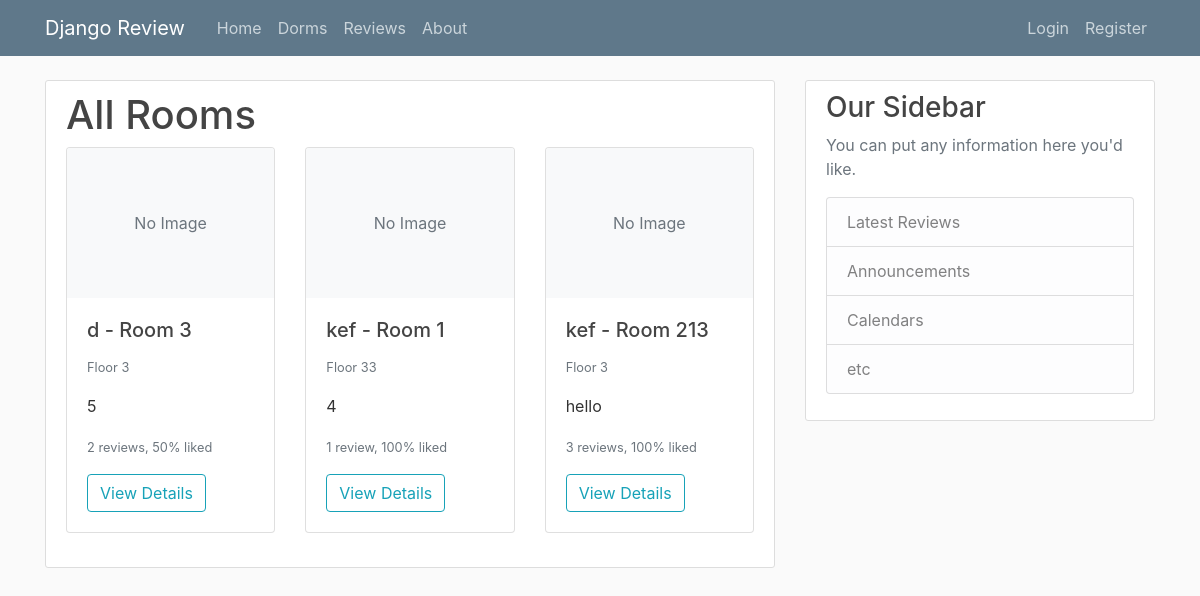
Page /rooms/ on the earlier database version.
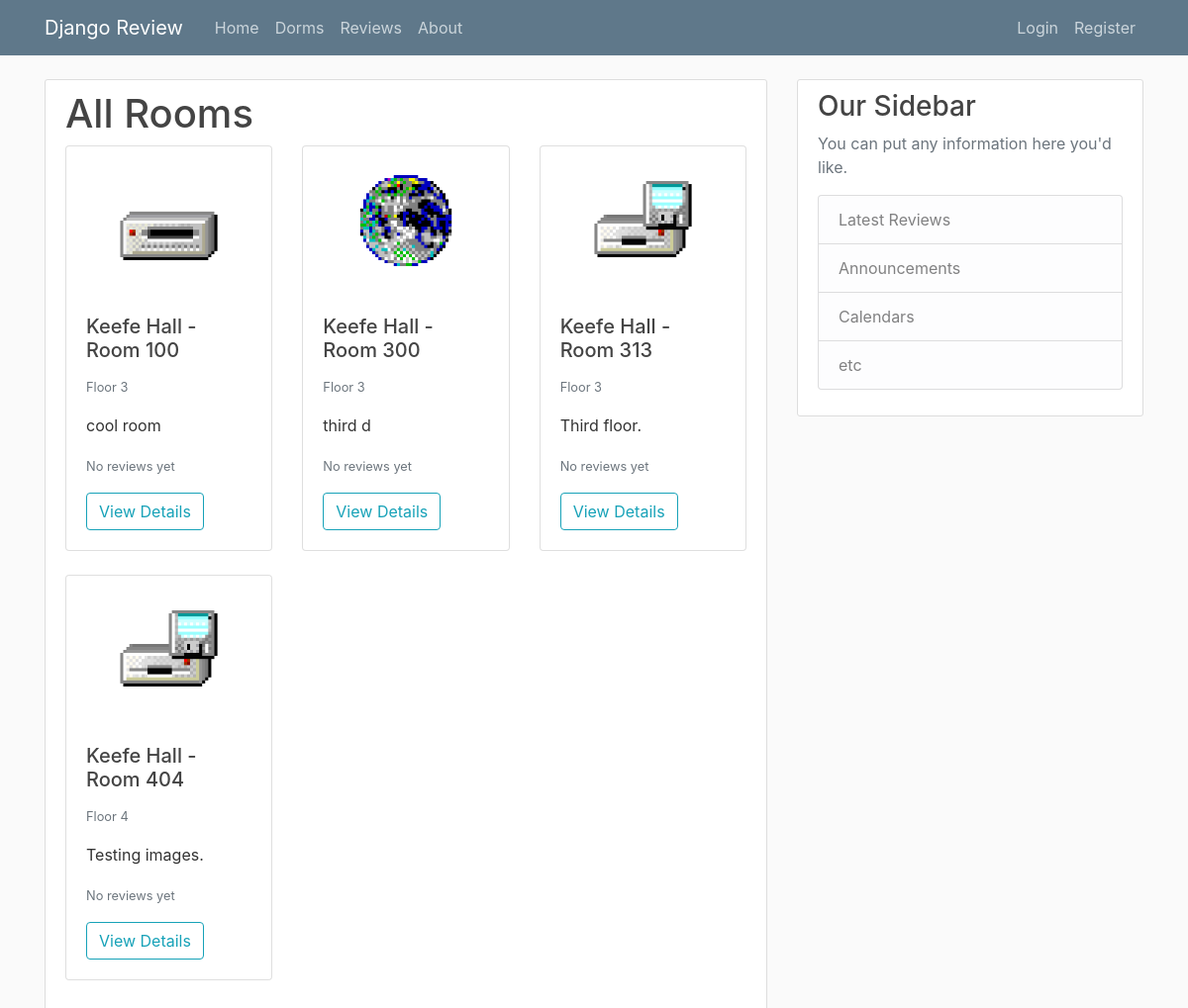
Same page on the later database version.
### review/models.py (models this page shows, shortened)
class Room(models.Model):
    dorm = models.ForeignKey(Dorm, on_delete=models.CASCADE, related_name='rooms')
    room_number = models.CharField(max_length=20)
    floor = models.PositiveIntegerField()
    description = models.TextField()
    image = models.ImageField(upload_to='room_images', blank=True, null=True)
    class Meta:
        unique_together = ['dorm', 'room_number']  # Ensure room numbers are unique within a dorm

class Dorm(models.Model):
    name = models.CharField(max_length=100)
    description = models.TextField()
    image = models.ImageField(upload_to='dorm_images', blank=True, null=True)

### review/views.py (the view)
# urls.py: path('rooms/', RoomListView.as_view(), name='room-list'),
class RoomListView(ListView):
    model = Room
    template_name = 'review/room_list.html'
    context_object_name = 'rooms'
    def get_queryset(self):
        return Room.objects.all().order_by('dorm__name', 'room_number')
    def get_context_data(self, **kwargs):
        context = super().get_context_data(**kwargs)
        rooms_with_stats = []
        for room in context['rooms']:
            reviews = room.reviews.all()
            total_reviews = reviews.count()
            liked_reviews = sum(1 for review in reviews if review.liked)
            like_percentage = 0
            if total_reviews > 0:
                like_percentage = (liked_reviews / total_reviews) * 100
            rooms_with_stats.append({
                'room': room,
                'total_reviews': total_reviews,
                'liked_reviews': liked_reviews,
                'like_percentage': like_percentage
            })
        context['rooms_with_stats'] = rooms_with_stats
        return context

### review/templates/review/room_list.html (shortened to what this page needs)
{% extends 'review/base.html' %}
{% block content %}
    <div class="content-section">
        <h1>All Rooms</h1>
        <div class="row">
            {% for room_data in rooms_with_stats %}
                <div class="col-md-4 mb-4">
                    <div class="card h-100">
                        {% if room_data.room.image %}
                            <img src="{{ room_data.room.image.url }}" class="card-img-top" alt="Room {{ room_data.room.room_number }}" style="height: 150px; object-fit: cover;">
                        {% else %}
                            <div class="card-img-top bg-light d-flex justify-content-center align-items-center" style="height: 150px;">
                                <span class="text-muted">No Image</span>
                            </div>
                        {% endif %}
                        <div class="card-body">
                            <h5 class="card-title">{{ room_data.room.dorm.name }} - Room {{ room_data.room.room_number }}</h5>
                            <p class="card-text"><small class="text-muted">Floor {{ room_data.room.floor }}</small></p>
                            <p class="card-text">{{ room_data.room.description|truncatechars:100 }}</p>
                            {% if room_data.total_reviews > 0 %}
                                <p class="card-text">
                                    <small class="text-muted">
                                        {{ room_data.total_reviews }} review{{ room_data.total_reviews|pluralize }},
                                        {{ room_data.like_percentage|floatformat:0 }}% liked
                                    </small>
                                </p>
                            {% else %}
                                <p class="card-text"><small class="text-muted">No reviews yet</small></p>
                            {% endif %}
                            <a href="{% url 'room-detail' room_data.room.id %}" class="btn btn-outline-info">View Details</a>
                        </div>
                    </div>
                </div>
            {% empty %}
                <div class="col">
                    <p>No rooms have been added yet.</p>
                </div>
            {% endfor %}
        </div>
    </div>
{% endblock content %}

Differences in the rows shown:
removed Room: image "No Image", room.dorm.name "d", room.room_number "3", room.floor "3", room.description "5", total_reviews "2", like_percentage "50"
removed Room: image "No Image", room.dorm.name "kef", room.room_number "1", room.floor "33", room.description "4", total_reviews "1", like_percentage "100"
removed Room: image "No Image", room.dorm.name "kef", room.room_number "213", room.floor "3", room.description "hello", total_reviews "3", like_percentage "100"
added Room: room.image (picture), room.dorm.name "Keefe Hall", room.room_number "100", room.floor "3", room.description "cool room", shows "No reviews yet"
added Room: room.image (picture), room.dorm.name "Keefe Hall", room.room_number "300", room.floor "3", room.description "third d", shows "No reviews yet"
added Room: room.image (picture), room.dorm.name "Keefe Hall", room.room_number "313", room.floor "3", room.description "Third floor.", shows "No reviews yet"
added Room: room.image (picture), room.dorm.name "Keefe Hall", room.room_number "404", room.floor "4", room.description "Testing images.", shows "No reviews yet"
